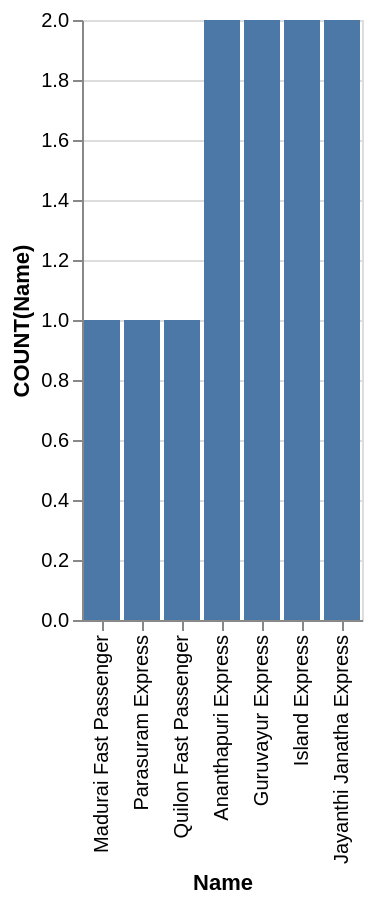

Vega-Lite specification stored for this chart:
### Vega-Lite specification from a JSON file in a GitHub repository (floating-point values rounded to 4 significant figures)
{"data": {"values": [{"x_data": "Ananthapuri Express", "y_data": 2}, {"x_data": "Guruvayur Express", "y_data": 2}, {"x_data": "Island Express", "y_data": 2}, {"x_data": "Jayanthi Janatha Express", "y_data": 2}, {"x_data": "Madurai Fast Passenger", "y_data": 1}, {"x_data": "Parasuram Express", "y_data": 1}, {"x_data": "Quilon Fast Passenger", "y_data": 1}]}, "mark": "bar", "encoding": {"x": {"field": "x_data", "type": "nominal", "title": "Name", "sort": {"op": "sum", "field": "y_data", "order": "ascending"}}, "y": {"field": "y_data", "type": "quantitative", "title": "COUNT(Name)"}}}
